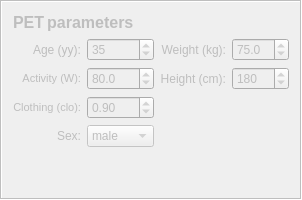
    <widget class="QFrame" name="frame_7">
     <property name="enabled">
      <bool>false</bool>
     </property>
     <property name="frameShape">
      <enum>QFrame::Box</enum>
     </property>
     <property name="frameShadow">
      <enum>QFrame::Sunken</enum>
     </property>
     <layout class="QGridLayout" name="gridLayout_20">
      <item row="1" column="0">
       <layout class="QGridLayout" name="gridLayout_19">
        <item row="0" column="1">
         <widget class="QLabel" name="label_43">
          <property name="text">
           <string>Age (yy):</string>
          </property>
          <property name="alignment">
           <set>Qt::AlignRight|Qt::AlignTrailing|Qt::AlignVCenter</set>
          </property>
         </widget>
        </item>
        <item row="2" column="2">
         <widget class="QDoubleSpinBox" name="doubleSpinBoxClo">
          <property name="toolTip">
           <string>Amount of longwave radiation that the human body absorb.</string>
          </property>
          <property name="decimals">
           <number>2</number>
          </property>
          <property name="maximum">
           <double>10.000000000000000</double>
          </property>
          <property name="singleStep">
           <double>0.050000000000000</double>
          </property>
          <property name="value">
           <double>0.900000000000000</double>
          </property>
         </widget>
        </item>
        <item row="1" column="4">
         <widget class="QDoubleSpinBox" name="doubleSpinBoxHeight">
          <property name="decimals">
           <number>0</number>
          </property>
          <property name="maximum">
           <double>300.000000000000000</double>
          </property>
          <property name="value">
           <double>180.000000000000000</double>
          </property>
         </widget>
        </item>
        <item row="1" column="2">
         <widget class="QDoubleSpinBox" name="doubleSpinBoxActivity">
          <property name="toolTip">
           <string>Amount of shortwave radiation that the human body absorb.</string>
          </property>
          <property name="decimals">
           <number>1</number>
          </property>
          <property name="maximum">
           <double>1000.000000000000000</double>
          </property>
          <property name="singleStep">
           <double>1.000000000000000</double>
          </property>
          <property name="value">
           <double>80.000000000000000</double>
          </property>
         </widget>
        </item>
        <item row="0" column="4">
         <widget class="QDoubleSpinBox" name="doubleSpinBoxWeight">
          <property name="decimals">
           <number>1</number>
          </property>
          <property name="maximum">
           <double>400.000000000000000</double>
          </property>
          <property name="value">
           <double>75.000000000000000</double>
          </property>
         </widget>
        </item>
        <item row="1" column="3">
         <widget class="QLabel" name="label_42">
          <property name="text">
           <string>Height (cm):</string>
          </property>
          <property name="alignment">
           <set>Qt::AlignRight|Qt::AlignTrailing|Qt::AlignVCenter</set>
          </property>
         </widget>
        </item>
        <item row="0" column="3">
         <widget class="QLabel" name="label_37">
          <property name="text">
           <string>Weight (kg):</string>
          </property>
          <property name="alignment">
           <set>Qt::AlignRight|Qt::AlignTrailing|Qt::AlignVCenter</set>
          </property>
         </widget>
        </item>
        <item row="2" column="1">
         <widget class="QLabel" name="label_44">
          <property name="text">
           <string>&lt;!DOCTYPE HTML PUBLIC &quot;-//W3C//DTD HTML 4.0//EN&quot; &quot;http://www.w3.org/TR/REC-html40/strict.dtd&quot;&gt;
&lt;html&gt;&lt;head&gt;&lt;meta name=&quot;qrichtext&quot; content=&quot;1&quot; /&gt;&lt;style type=&quot;text/css&quot;&gt;
p, li { white-space: pre-wrap; }
&lt;/style&gt;&lt;/head&gt;&lt;body style=&quot; font-family:'MS Shell Dlg 2'; font-size:8pt; font-weight:400; font-style:normal;&quot;&gt;
&lt;p style=&quot; margin-top:0px; margin-bottom:0px; margin-left:0px; margin-right:0px; -qt-block-indent:0; text-indent:0px;&quot;&gt;Clothing (clo):&lt;/p&gt;&lt;/body&gt;&lt;/html&gt;</string>
          </property>
          <property name="alignment">
           <set>Qt::AlignRight|Qt::AlignTrailing|Qt::AlignVCenter</set>
          </property>
         </widget>
        </item>
        <item row="0" column="2">
         <widget class="QDoubleSpinBox" name="doubleSpinBoxAge">
          <property name="decimals">
           <number>0</number>
          </property>
          <property name="maximum">
           <double>110.000000000000000</double>
          </property>
          <property name="value">
           <double>35.000000000000000</double>
          </property>
         </widget>
        </item>
        <item row="1" column="1">
         <widget class="QLabel" name="label_46">
          <property name="text">
           <string>&lt;!DOCTYPE HTML PUBLIC &quot;-//W3C//DTD HTML 4.0//EN&quot; &quot;http://www.w3.org/TR/REC-html40/strict.dtd&quot;&gt;
&lt;html&gt;&lt;head&gt;&lt;meta name=&quot;qrichtext&quot; content=&quot;1&quot; /&gt;&lt;style type=&quot;text/css&quot;&gt;
p, li { white-space: pre-wrap; }
&lt;/style&gt;&lt;/head&gt;&lt;body style=&quot; font-family:'MS Shell Dlg 2'; font-size:8pt; font-weight:400; font-style:normal;&quot;&gt;
&lt;p style=&quot; margin-top:0px; margin-bottom:0px; margin-left:0px; margin-right:0px; -qt-block-indent:0; text-indent:0px;&quot;&gt;Activity (W):&lt;/p&gt;&lt;/body&gt;&lt;/html&gt;</string>
          </property>
          <property name="alignment">
           <set>Qt::AlignRight|Qt::AlignTrailing|Qt::AlignVCenter</set>
          </property>
         </widget>
        </item>
        <item row="3" column="1">
         <widget class="QLabel" name="label_45">
          <property name="text">
           <string>Sex:</string>
          </property>
          <property name="alignment">
           <set>Qt::AlignRight|Qt::AlignTrailing|Qt::AlignVCenter</set>
          </property>
         </widget>
        </item>
        <item row="3" column="2">
         <widget class="QComboBox" name="comboBoxGender">
          <property name="enabled">
           <bool>false</bool>
          </property>
          <property name="toolTip">
           <string>Choose between standing (default) and sitting.</string>
          </property>
          <property name="whatsThis">
           <string>A raster Digital surface Model consisting of ground and building heights</string>
          </property>
          <item>
           <property name="text">
            <string>male</string>
           </property>
          </item>
          <item>
           <property name="text">
            <string>female</string>
           </property>
          </item>
         </widget>
        </item>
       </layout>
      </item>
      <item row="2" column="0">
       <spacer name="verticalSpacer_9">
        <property name="orientation">
         <enum>Qt::Vertical</enum>
        </property>
        <property name="sizeHint" stdset="0">
         <size>
          <width>20</width>
          <height>40</height>
         </size>
        </property>
       </spacer>
      </item>
      <item row="0" column="0">
       <widget class="QLabel" name="label_47">
        <property name="text">
         <string>&lt;!DOCTYPE HTML PUBLIC &quot;-//W3C//DTD HTML 4.0//EN&quot; &quot;http://www.w3.org/TR/REC-html40/strict.dtd&quot;&gt;
&lt;html&gt;&lt;head&gt;&lt;meta name=&quot;qrichtext&quot; content=&quot;1&quot; /&gt;&lt;style type=&quot;text/css&quot;&gt;
p, li { white-space: pre-wrap; }
&lt;/style&gt;&lt;/head&gt;&lt;body style=&quot; font-family:'MS Shell Dlg 2'; font-size:8pt; font-weight:400; font-style:normal;&quot;&gt;
&lt;p style=&quot; margin-top:0px; margin-bottom:0px; margin-left:0px; margin-right:0px; -qt-block-indent:0; text-indent:0px;&quot;&gt;&lt;span style=&quot; font-size:12pt; font-weight:600;&quot;&gt;PET&lt;/span&gt;&lt;span style=&quot; font-size:12pt; font-weight:600; vertical-align:sub;&quot;&gt; &lt;/span&gt;&lt;span style=&quot; font-size:12pt; font-weight:600;&quot;&gt;parameters&lt;/span&gt;&lt;/p&gt;&lt;/body&gt;&lt;/html&gt;</string>
        </property>
       </widget>
      </item>
     </layout>
    </widget>
